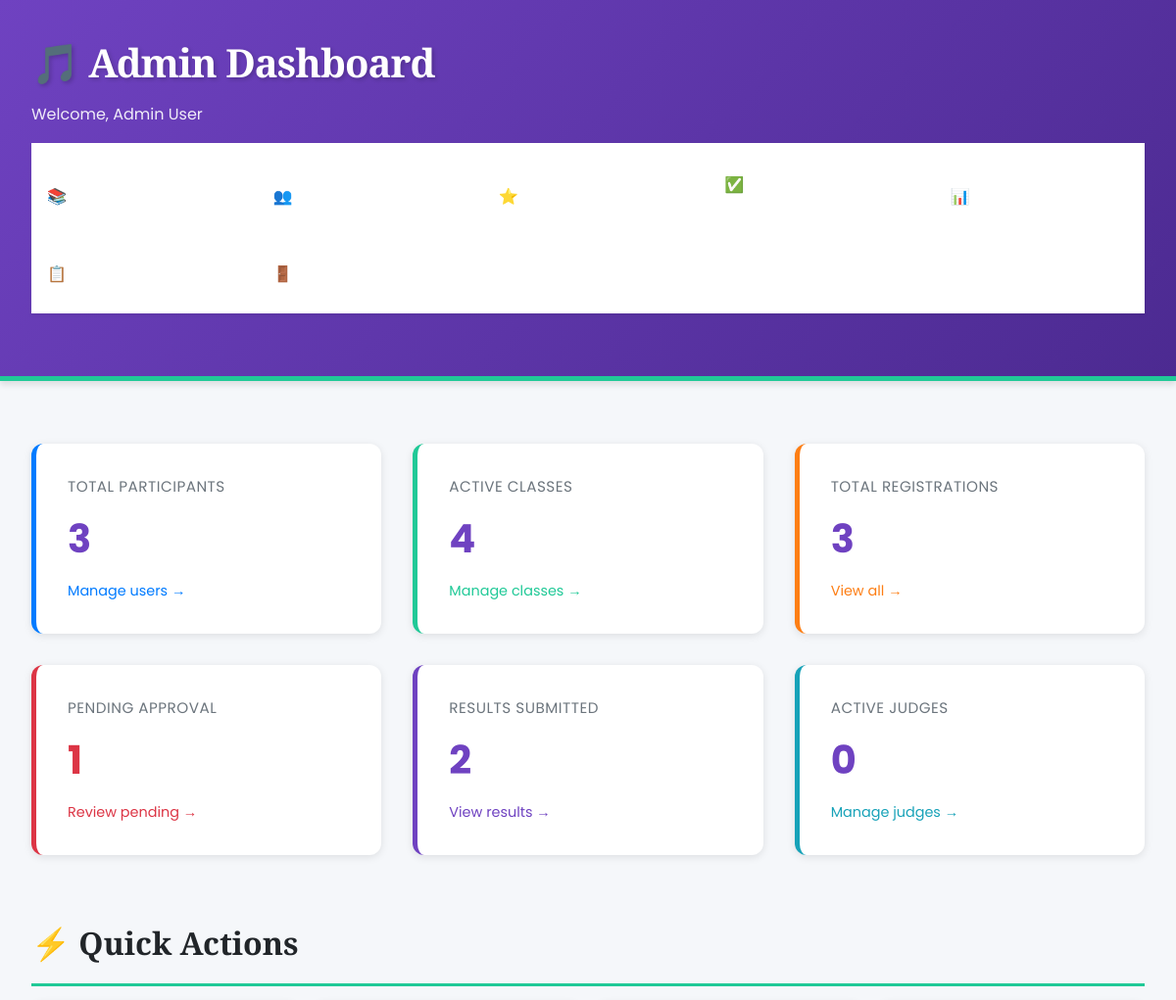
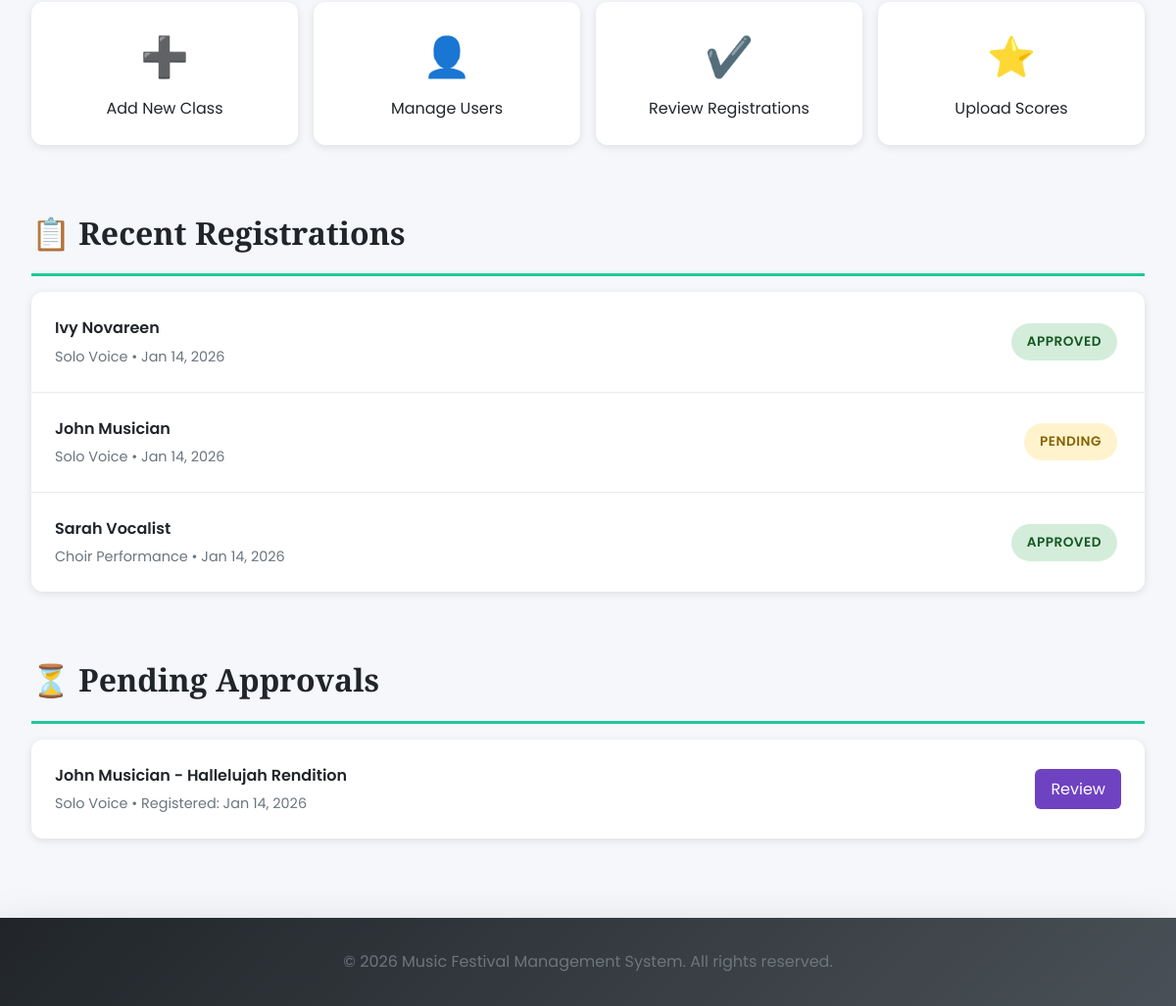
Page /admin_dashboard.php (signed in) on the committed database (2 pictures, top to bottom).
### tables this page shows
CREATE TABLE IF NOT EXISTS registration (
  reg_id INT(11) NOT NULL AUTO_INCREMENT,
  user_id INT(11) NOT NULL,
  class_id INT(11) NOT NULL,
  performance_title VARCHAR(150) NOT NULL,
  performance_description TEXT,
  duration_minutes INT(11),
  song_artist VARCHAR(100),
  genre VARCHAR(50),
  reg_date DATETIME DEFAULT CURRENT_TIMESTAMP,
  status ENUM('Pending','Approved','Rejected','Cancelled') DEFAULT 'Pending',
  rejection_reason VARCHAR(255),
  notes TEXT,
  PRIMARY KEY (reg_id),
  FOREIGN KEY (user_id) REFERENCES users(user_id) ON DELETE CASCADE ON UPDATE CASCADE,
  FOREIGN KEY (class_id) REFERENCES classes(class_id) ON DELETE CASCADE ON UPDATE CASCADE,
  KEY idx_user_id (user_id),
  KEY idx_class_id (class_id),
  KEY idx_status (status),
  KEY idx_reg_date (reg_date)
);

CREATE TABLE IF NOT EXISTS users (
  user_id INT(11) NOT NULL AUTO_INCREMENT,
  full_name VARCHAR(100) NOT NULL,
  email VARCHAR(100) NOT NULL UNIQUE,
  password VARCHAR(255) NOT NULL,
  role ENUM('admin','participant','judge') DEFAULT 'participant',
  phone VARCHAR(20),
  address VARCHAR(255),
  city VARCHAR(50),
  state VARCHAR(50),
  country VARCHAR(50),
  bio TEXT,
  profile_pic VARCHAR(255),
  is_active TINYINT(1) DEFAULT 1,
  last_login DATETIME,
  date_created TIMESTAMP DEFAULT CURRENT_TIMESTAMP,
  date_updated TIMESTAMP DEFAULT CURRENT_TIMESTAMP ON UPDATE CURRENT_TIMESTAMP,
  PRIMARY KEY (user_id),
  UNIQUE KEY unique_email (email),
  KEY idx_role (role),
  KEY idx_is_active (is_active)
);

CREATE TABLE IF NOT EXISTS classes (
  class_id INT(11) NOT NULL AUTO_INCREMENT,
  class_name VARCHAR(100) NOT NULL,
  description TEXT,
  category VARCHAR(50),
  max_participants INT(11),
  entry_fee DECIMAL(10,2),
  duration_minutes INT(11),
  rules TEXT,
  is_active TINYINT(1) DEFAULT 1,
  created_at TIMESTAMP DEFAULT CURRENT_TIMESTAMP,
  updated_at TIMESTAMP DEFAULT CURRENT_TIMESTAMP ON UPDATE CURRENT_TIMESTAMP,
  PRIMARY KEY (class_id),
  KEY idx_is_active (is_active)
);

### admin_dashboard.php (the view, shortened to what this page needs)
<?php
include('config.php');
$stats = array();
$result = $conn->query("SELECT COUNT(*) AS cnt FROM users WHERE role = 'participant'");
$stats['total_users'] = $result->fetch_assoc()['cnt'];
$result = $conn->query("SELECT COUNT(*) AS cnt FROM classes WHERE is_active = 1");
$stats['total_classes'] = $result->fetch_assoc()['cnt'];
$result = $conn->query("SELECT COUNT(*) AS cnt FROM registration");
$stats['total_registrations'] = $result->fetch_assoc()['cnt'];
$result = $conn->query("SELECT COUNT(*) AS cnt FROM registration WHERE status = 'Pending'");
$stats['pending_registrations'] = $result->fetch_assoc()['cnt'];
$result = $conn->query("SELECT COUNT(*) AS cnt FROM results");
$stats['total_results'] = $result->fetch_assoc()['cnt'];
$result = $conn->query("SELECT COUNT(*) AS cnt FROM judges WHERE is_active = 1");
$stats['active_judges'] = $result->fetch_assoc()['cnt'];
$recent_regs = $conn->query("
    SELECT r.reg_id, u.full_name, c.class_name, r.status, r.reg_date
    FROM registration r
    JOIN users u ON r.user_id = u.user_id
    JOIN classes c ON r.class_id = c.class_id
    ORDER BY r.reg_date DESC
    LIMIT 5
");
$pending_approvals = $conn->query("
    SELECT r.reg_id, u.full_name, c.class_name, r.performance_title, r.reg_date
    FROM registration r
    JOIN users u ON r.user_id = u.user_id
    JOIN classes c ON r.class_id = c.class_id
    WHERE r.status = 'Pending'
    ORDER BY r.reg_date ASC
    LIMIT 5
");
?>
<!DOCTYPE html>
<html lang="en">
<head>
  <link rel="stylesheet" href="assets/css/style.css">
</head>
<body>
  <header>
    <h1>🎵 Admin Dashboard</h1>
    <p style="margin: 0.5rem 0 0 0; opacity: 0.9;">Welcome, <?= htmlspecialchars($_SESSION['full_name']) ?></p>
    <nav class="admin-nav">
      <a href="manage_classes.php">📚 Manage Classes</a>
      <a href="manage_users.php">👥 Manage Users</a>
      <a href="manage_judges.php">⭐ Manage Judges</a>
      <a href="approve_registrations.php">✅ Approve Registrations</a>
      <a href="reports_analytics.php">📊 Reports & Analytics</a>
      <a href="view_registerations.php">📋 View Registrations</a>
      <a href="logout.php">🚪 Logout</a>
    </nav>
  </header>
  <div class="dashboard-grid">
    <div class="stat-card users">
      <div class="stat-label">Total Participants</div>
      <div class="stat-number"><?= $stats['total_users'] ?></div>
      <a href="manage_users.php" style="color: #007bff; text-decoration: none; font-size: 0.9rem;">Manage users →</a>
    </div>
    <div class="stat-card classes">
      <div class="stat-label">Active Classes</div>
      <div class="stat-number"><?= $stats['total_classes'] ?></div>
      <a href="manage_classes.php" style="color: #20c997; text-decoration: none; font-size: 0.9rem;">Manage classes →</a>
    </div>
    <div class="stat-card registrations">
      <div class="stat-label">Total Registrations</div>
      <div class="stat-number"><?= $stats['total_registrations'] ?></div>
      <a href="view_registerations.php" style="color: #fd7e14; text-decoration: none; font-size: 0.9rem;">View all →</a>
    </div>
    <div class="stat-card pending">
      <div class="stat-label">Pending Approval</div>
      <div class="stat-number" style="color: #dc3545;"><?= $stats['pending_registrations'] ?></div>
      <a href="approve_registrations.php" style="color: #dc3545; text-decoration: none; font-size: 0.9rem;">Review pending →</a>
    </div>
    <div class="stat-card results">
      <div class="stat-label">Results Submitted</div>
      <div class="stat-number"><?= $stats['total_results'] ?></div>
      <a href="results.php" style="color: #6f42c1; text-decoration: none; font-size: 0.9rem;">View results →</a>
    </div>
    <div class="stat-card judges">
      <div class="stat-label">Active Judges</div>
      <div class="stat-number"><?= $stats['active_judges'] ?></div>
      <a href="manage_judges.php" style="color: #17a2b8; text-decoration: none; font-size: 0.9rem;">Manage judges →</a>
    </div>
  </div>
  <div class="section">
    <h2>⚡ Quick Actions</h2>
    <div class="quick-actions">
      <a href="manage_classes.php" class="action-btn">
        <div class="action-icon">➕</div>
        <div>Add New Class</div>
      </a>
      <a href="manage_users.php" class="action-btn">
        <div class="action-icon">👤</div>
        <div>Manage Users</div>
      </a>
      <a href="approve_registrations.php" class="action-btn">
        <div class="action-icon">✔️</div>
        <div>Review Registrations</div>
      </a>
      <a href="upload_result.php" class="action-btn">
        <div class="action-icon">⭐</div>
        <div>Upload Scores</div>
      </a>
    </div>
  </div>
  <div class="section">
    <h2>📋 Recent Registrations</h2>
    <?php if ($recent_regs->num_rows > 0): ?>
      <div class="recent-list">
        <?php while($reg = $recent_regs->fetch_assoc()): ?>
          <div class="list-item">
            <div class="item-info">
              <div class="item-title"><?= htmlspecialchars($reg['full_name']) ?></div>
              <div class="item-detail"><?= htmlspecialchars($reg['class_name']) ?> • <?= date('M d, Y', strtotime($reg['reg_date'])) ?></div>
            </div>
            <span class="badge <?= $reg['status'] === 'Pending' ? 'badge-pending' : 'badge-approved' ?>">
              <?= htmlspecialchars($reg['status']) ?>
            </span>
          </div>
        <?php endwhile; ?>
      </div>
    <?php endif; ?>
  </div>
  <div class="section">
    <h2>⏳ Pending Approvals</h2>
    <?php if ($pending_approvals->num_rows > 0): ?>
      <div class="recent-list">
        <?php while($pending = $pending_approvals->fetch_assoc()): ?>
          <div class="list-item">
            <div class="item-info">
              <div class="item-title"><?= htmlspecialchars($pending['full_name']) ?> - <?= htmlspecialchars($pending['performance_title']) ?></div>
              <div class="item-detail"><?= htmlspecialchars($pending['class_name']) ?> • Registered: <?= date('M d, Y', strtotime($pending['reg_date'])) ?></div>
            </div>
            <a href="approve_registrations.php?reg_id=<?= $pending['reg_id'] ?>" class="btn-view">Review</a>
          </div>
        <?php endwhile; ?>
      </div>
    <?php endif; ?>
  </div>
  <footer style="text-align: center; padding: 2rem; color: #6c757d; border-top: 1px solid #e9ecef; margin-top: 3rem;">
    &copy; <?= date('Y') ?> Music Festival Management System. All rights reserved.
  </footer>
</body>
</html>

### style.css (style rules this page uses)
:root { --primary-color: #6f42c1; --secondary-color: #20c997; --danger-color: #dc3545; --warning-color: #ffc107; --success-color: #28a745; --info-color: #17a2b8; --light-bg: #f8f9fa; --dark-text: #212529; --border-color: #dee2e6; --shadow-sm: 0 0.125rem 0.25rem rgba(0, 0, 0, 0.075); --shadow-md: 0 0.5rem 1rem rgba(0, 0, 0, 0.15); --shadow-lg: 0 1rem 3rem rgba(0, 0, 0, 0.175); --transition: all 0.3s ease; }
* { margin: 0; padding: 0; box-sizing: border-box; }
html { scroll-behavior: smooth; }
body { font-family: 'Poppins', sans-serif; color: var(--dark-text); background-color: var(--light-bg); line-height: 1.6; font-size: 16px; }
h1, h2, h3, h4, h5, h6 { font-family: 'Playfair Display', serif; font-weight: 700; margin-bottom: 1rem; color: var(--primary-color); }
h1 { font-size: 2.5rem; letter-spacing: -1px; }
h2 { font-size: 2rem; }
p { margin-bottom: 1rem; opacity: 0.85; }
a { color: var(--primary-color); text-decoration: none; transition: var(--transition); }
header { background: linear-gradient(135deg, var(--primary-color) 0%, #8b5cf6 100%); color: white; padding: 3rem 2rem; box-shadow: var(--shadow-md); margin-bottom: 2rem; border-bottom: 5px solid var(--secondary-color); }
header h1 { color: white; margin: 0; text-shadow: 2px 2px 4px rgba(0, 0, 0, 0.2); }
nav { background-color: white; padding: 1rem 0; box-shadow: var(--shadow-sm); margin-bottom: 2rem; }
nav a { color: var(--primary-color); font-weight: 500; padding: 0.5rem 1rem; border-radius: 4px; transition: var(--transition); }
.stat-number { font-size: 2.5rem; font-weight: 700; color: var(--primary-color); margin: 1rem 0; }
.stat-label { font-size: 1rem; color: #6c757d; text-transform: uppercase; letter-spacing: 1px; }
footer, .footer { background: linear-gradient(135deg, #212529 0%, #495057 100%); color: white; text-align: center; padding: 2rem; margin-top: 3rem; box-shadow: var(--shadow-lg); }
.badge { display: inline-block; padding: 0.35rem 0.65rem; background-color: var(--primary-color); color: white; border-radius: 50px; font-size: 0.75rem; font-weight: 600; text-transform: uppercase; letter-spacing: 0.5px; margin: 0 0.25rem; }

### rows in the picture
registration: user.full_name "Ivy Novareen", class.class_name "Solo Voice", reg_date "Jan 14, 2026", status "APPROVED"
registration: user.full_name "John Musician", class.class_name "Solo Voice", reg_date "Jan 14, 2026", status "PENDING", performance_title "Hallelujah Rendition"
registration: user.full_name "Sarah Vocalist", class.class_name "Choir Performance", reg_date "Jan 14, 2026", status "APPROVED"

### other values in the picture
$_SESSION['full_name'] "Admin User"
$stats['total_users'] "3"
$stats['total_classes'] "4"
$stats['total_registrations'] "3"
$stats['pending_registrations'] "1"
$stats['total_results'] "2"
$stats['active_judges'] "0"
